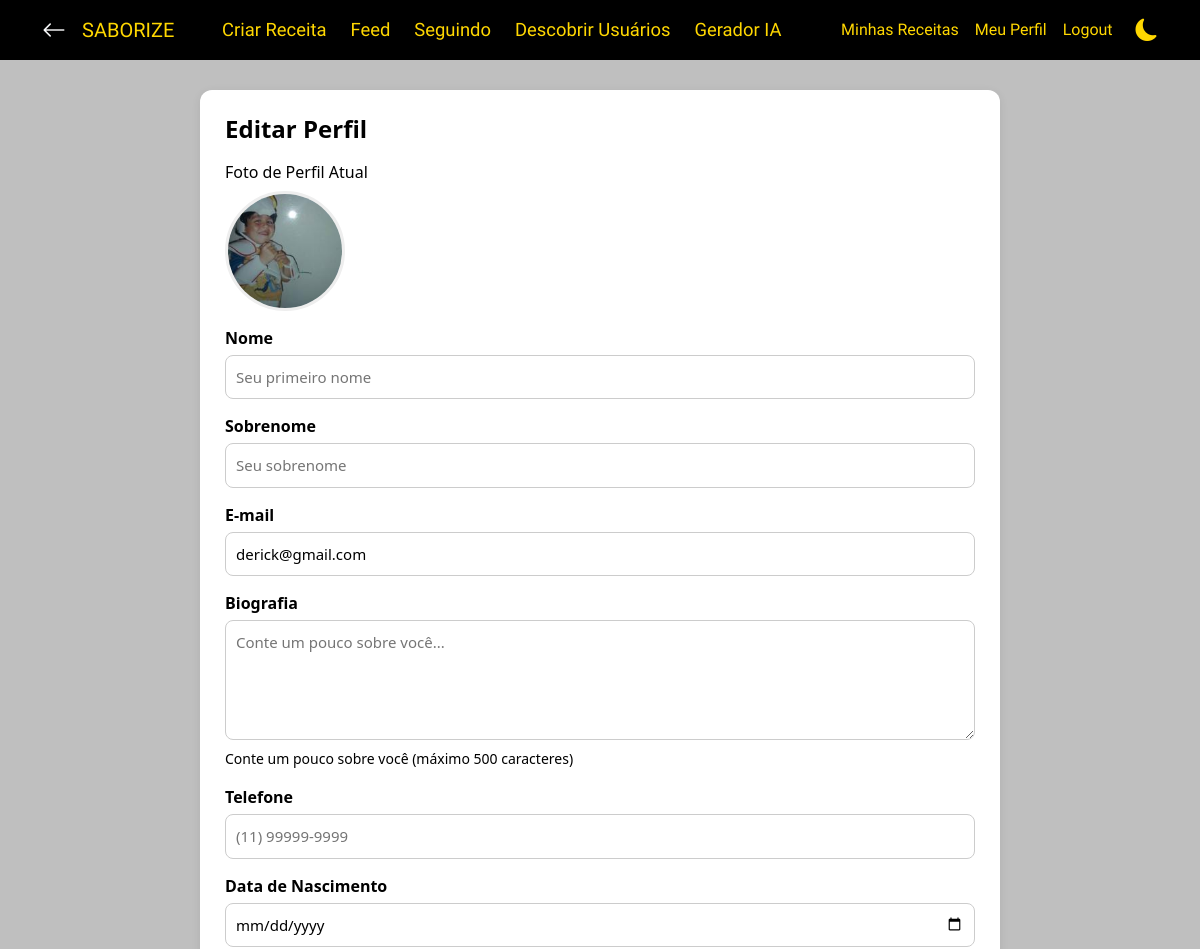
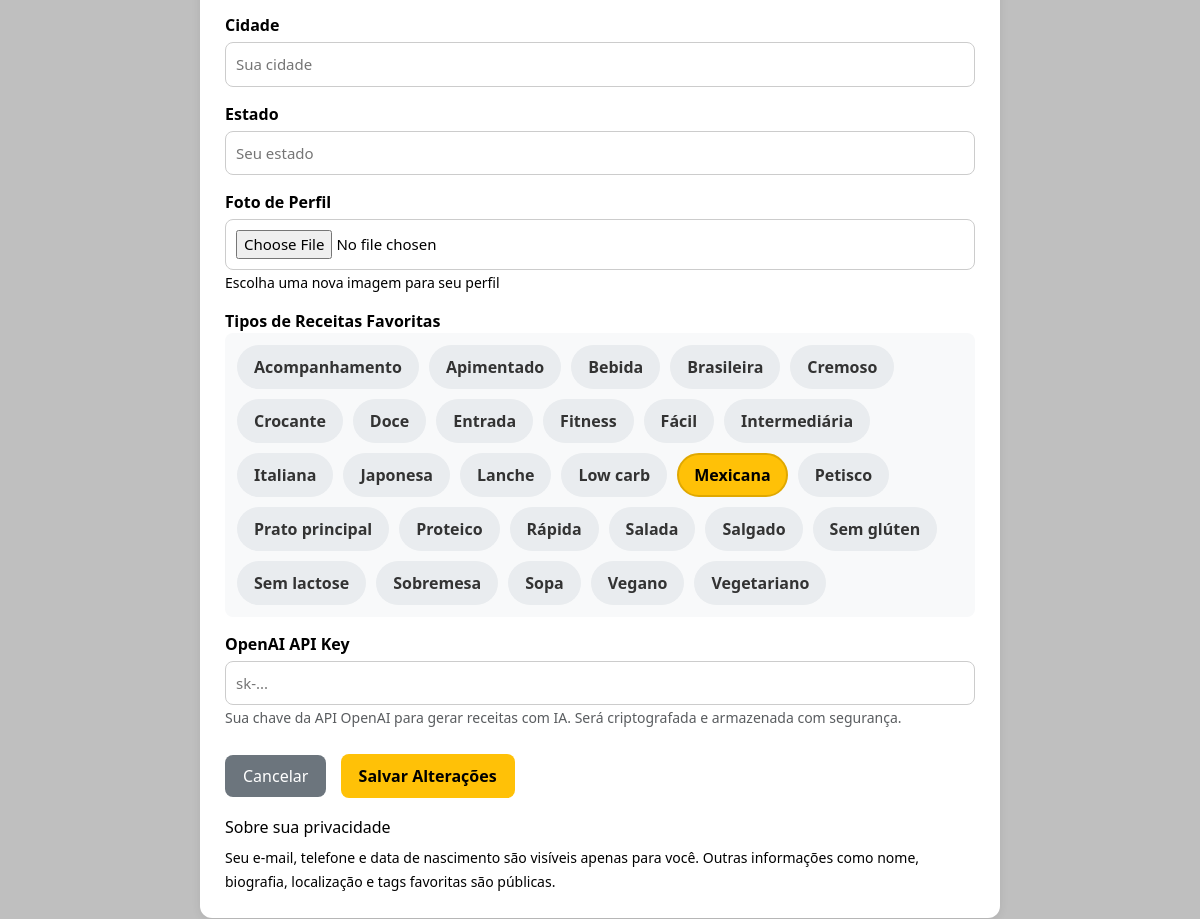
The app's page /editar-perfil/ (signed in) with its own data (2 pictures, top to bottom).
### autenticacao/models.py (models this page shows, shortened)
class User(AbstractUser):
    bio = models.TextField(max_length=500, blank=True, verbose_name="Biografia")
    foto_perfil = models.ImageField(upload_to='perfil/', default='perfil/default.jpg', blank=True)
    telefone = models.CharField(max_length=20, blank=True)
    data_nascimento = models.DateField(null=True, blank=True)
    cidade = models.CharField(max_length=100, blank=True)
    estado = models.CharField(max_length=50, blank=True)
    tags_favoritas = models.ManyToManyField(
        TagsReceita,
        blank=True,
        related_name='usuarios_favoritos',
        verbose_name="Tipos de receitas favoritas"
    )
    openai_api_key_encrypted = models.TextField(blank=True, null=True, verbose_name="OpenAI API Key (Encrypted)")
    criado_em = models.DateTimeField(auto_now_add=True)
    atualizado_em = models.DateTimeField(auto_now=True)
    def has_openai_api_key(self):
        return bool(self.openai_api_key_encrypted)

class TagsReceita(models.Model):
    nome = models.CharField(max_length=50, unique=True)
    descricao = models.CharField(max_length=200, blank=True)
    criada_em = models.DateTimeField(auto_now_add=True)
    class Meta:
        ordering = ['nome']
        verbose_name = 'Tag de Receita'
        verbose_name_plural = 'Tags de Receitas'
    def __str__(self):
        return self.nome

### autenticacao/views.py (the view)
# urls.py: path('editar-perfil/', views.editar_perfil, name="editar_perfil"),
@login_required
def editar_perfil(request):
    if request.method == 'POST':
        form = PerfilForm(request.POST, request.FILES, instance=request.user)
        if form.is_valid():
            form.save()
            messages.success(request, 'Perfil atualizado com sucesso!')
            return redirect('perfil')
        else:
            messages.error(request, 'Por favor, corrija os erros abaixo.')
    else:
        form = PerfilForm(instance=request.user)
    context = {
        'form': form,
        'tags_receitas': TagsReceita.objects.all()
    }
    return render(request, 'autenticacao/editar_perfil.html', context)

### autenticacao/templates/autenticacao/editar_perfil.html (shortened to what this page needs)
{% extends 'base.html' %}
{% block content %}
<div class="edit-container">
    <h4 class="edit-title">Editar Perfil</h4>
    <form method="post" enctype="multipart/form-data">
        <div class="form-group">
            <h6>Foto de Perfil Atual</h6>
            {% if user.foto_perfil %}
                <img src="{{ user.foto_perfil.url }}" class="profile-photo">
            {% else %}
                <div>[Sem foto de perfil]</div>
            {% endif %}
        </div>
        <div class="form-group">
            <label for="{{ form.first_name.id_for_label }}">{{ form.first_name.label }}</label>
            {{ form.first_name }}
        </div>
        <div class="form-group">
            <label for="{{ form.last_name.id_for_label }}">{{ form.last_name.label }}</label>
            {{ form.last_name }}
        </div>
        <div class="form-group">
            <label>{{ form.email.label }}</label>
            {{ form.email }}
        </div>
        <div class="form-group">
            <label>{{ form.bio.label }}</label>
            {{ form.bio }}
            <small>Conte um pouco sobre você (máximo 500 caracteres)</small>
        </div>
        <div class="form-group">
            <label>{{ form.telefone.label }}</label>
            {{ form.telefone }}
        </div>
        <div class="form-group">
            <label>{{ form.data_nascimento.label }}</label>
            {{ form.data_nascimento }}
        </div>
        <div class="form-group">
            <label>{{ form.cidade.label }}</label>
            {{ form.cidade }}
        </div>
        <div class="form-group">
            <label>{{ form.estado.label }}</label>
            {{ form.estado }}
        </div>
        <div class="form-group">
            <label>{{ form.foto_perfil.label }}</label>
            {{ form.foto_perfil }}
            <small>Escolha uma nova imagem para seu perfil</small>
        </div>
        <div class="form-group">
            <label>{{ form.tags_favoritas.label }}</label>
            <div class="tags-box">
                {% for tag in form.tags_favoritas %}
                    <label class="tag-item">
                        <span class="tag-pill">{{ tag.choice_label }}</span>
                    </label>
                {% endfor %}
            </div>
        </div>
        <div class="form-group">
            <label for="{{ form.openai_api_key.id_for_label }}">{{ form.openai_api_key.label }}</label>
            {{ form.openai_api_key }}
            {% if form.openai_api_key.help_text %}
                <small class="form-text text-muted">{{ form.openai_api_key.help_text }}</small>
            {% endif %}
        </div>
        <div class="buttons-area">
            <a href="{% url 'perfil' %}" class="btn-cancel">Cancelar</a>
            <button type="submit" class="btn-save">Salvar Alterações</button>
        </div>
    </form>
    <div style="margin-top: 20px;">
        <h6>Sobre sua privacidade</h6>
        <small>
            Seu e-mail, telefone e data de nascimento são visíveis apenas para você.
            Outras informações como nome, biografia, localização e tags favoritas são públicas.
        </small>
    </div>
</div>
{% endblock %}

### autenticacao/templates/autenticacao/editar_perfil.html (style rules this page uses)
.edit-container { max-width: 800px; margin: 30px auto; background: #fff; padding: 25px; border-radius: 12px; box-shadow: 0 2px 10px rgba(0,0,0,0.08); }
.edit-title { font-size: 24px; font-weight: bold; margin-bottom: 20px; }
.profile-photo { width: 120px; height: 120px; border-radius: 50%; object-fit: cover; border: 3px solid #eee; }
.form-group { margin-bottom: 15px; }
.form-group label { font-weight: 600; }
input, select, textarea { width: 100%; padding: 10px; border: 1px solid #ccc; border-radius: 8px; font-size: 15px; margin-top: 5px; }
textarea { min-height: 120px; }
.tags-box { display: flex; flex-wrap: wrap; gap: 10px; padding: 12px; border-radius: 8px; background: #f8f9fa; }
.tag-pill { padding: 8px 15px; border-radius: 25px; background: #e9ecef; color: #333; font-weight: 600; cursor: pointer; border: 2px solid transparent; transition: 0.2s; display: inline-block; user-select: none; }
.tag-item input:checked + .tag-pill { background: #FFC107; color: black; border-color: #e0a800; }
.btn-save { background: #FFC107; color: #000; font-weight: bold; padding: 10px 18px; border: none; border-radius: 8px; cursor: pointer; text-decoration: none; }
.btn-cancel { background: #6c757d; color: #fff; padding: 10px 18px; border-radius: 8px; text-decoration: none; margin-right: 10px; }
.buttons-area { margin-top: 25px; }

### records on screen
User: foto_perfil (picture), email "derick@gmail.com"
TagsReceita: choice_label "Acompanhamento"
TagsReceita: choice_label "Apimentado"
TagsReceita: choice_label "Bebida"
TagsReceita: choice_label "Brasileira"
TagsReceita: choice_label "Cremoso"
TagsReceita: choice_label "Crocante"
TagsReceita: choice_label "Doce"
TagsReceita: choice_label "Entrada"
TagsReceita: choice_label "Fitness"
TagsReceita: choice_label "Fácil"
TagsReceita: choice_label "Intermediária"
TagsReceita: choice_label "Italiana"
TagsReceita: choice_label "Japonesa"
TagsReceita: choice_label "Lanche"
TagsReceita: choice_label "Low carb"
TagsReceita: choice_label "Mexicana"
TagsReceita: choice_label "Petisco"
TagsReceita: choice_label "Prato principal"
TagsReceita: choice_label "Proteico"
TagsReceita: choice_label "Rápida"
TagsReceita: choice_label "Salada"
TagsReceita: choice_label "Salgado"
TagsReceita: choice_label "Sem glúten"
TagsReceita: choice_label "Sem lactose"
TagsReceita: choice_label "Sobremesa"
TagsReceita: choice_label "Sopa"
TagsReceita: choice_label "Vegano"
TagsReceita: choice_label "Vegetariano"
